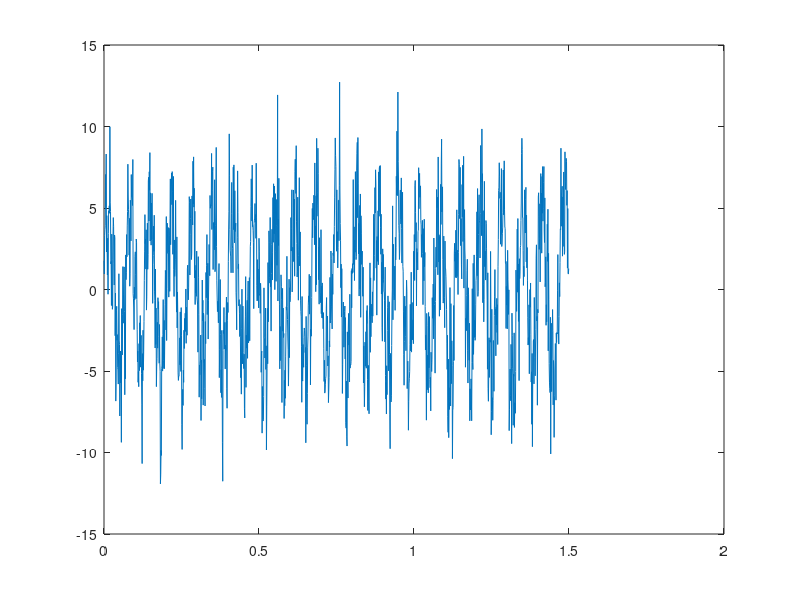

Recreate this plot in MATLAB. (Note: this script raises an error after producing the figure.)
%%%%%%%%%%%%%%%%%%%%%%%%%%%%%%%%%%%%%%%%%%%%%%%%%%%%%%%%%%%%%%%%%%%%%%%%%%
%%%%%%%%%%%%%%%%%%%Developed By : Subhadip Ghosh%%%%%%%%%%%%%%%%%%%%%%%%%%

%%%%%%%%%%%%%%%%%%%%%%%%%%%Follow me on GitHub%%%%%%%%%%%%%%%%%%%%%%%%%%%%
%%%%%%%%%%%%%%%%%%%%%%%%%%%%%%%%%%%%%%%%%%%%%%%%%%%%%%%%%%%%%%%%%%%%%%%%%%
%%%%%%%%%%%%%%%%%%%%%%%%%%%%%%%%%%%%%%%%%%%%%%%%%%%%%%%%%%%%%%%%%%%%%%%%%%
%%%%FINDING THE PEAKS OF A GRAPH AND PLOTTING MAG. & PHASE RESPONSE%%%%%%%
%%%%%%%%%%%%%%%%%%%%%%%%%%%%%%%%%%%%%%%%%%%%%%%%%%%%%%%%%%%%%%%%%%%%%%%%%%
clc
clear all
close all
Fs=1000;
T=1/Fs;
L=1500;
t=(0:L-1)*T;

S=5*sin(2*pi*15*t)+2*sin(2*pi*70*t);
X = S + 2*randn(size(t));
figure(1);
plot(t,X);
Y=fft(X);
%Compute the two-sided spectrum P2. Then compute the single-sided 
%spectrum P1 based on P2 and the even-valued signal length L
B1=(Y/L);
B2=B1(1:L/2+1);
B2(2:end-1)=2*B2(2:end-1);


%Define the frequency domain f and plot the single-sided amplitude 
%spectrum P1. The amplitudes are not exactly at 0.7 and 1, as expected,
% because of the added noise. On average, longer signals produce better
% frequency approximations.
freqshift = [findpeaks(abs(B2))];    %finding peaks in magnitude spectrum of MUX_shift
phasepeaks =[findpeaks(angle(B2))];
f = Fs*(0:(L/2))/L;
MagSpec = [abs(freqshift)];
PhaseSpec = [angle(phasepeaks)]*180/pi;
figure(2)
plot(f, abs(B2));  %k is frequency vector already declared & MUX_shift is signal function. Plot of magnitude spectrum.
figure(3)
plot(MagSpec, 'or');  %I am trying to plot red circles of peaks only in positive domain of frequency in magnitude spectrum.
figure(4)
plot(PhaseSpec, 'or'); %I am trying to plot red circles of peaks only in positive domain of frequency in phase spectrum.

